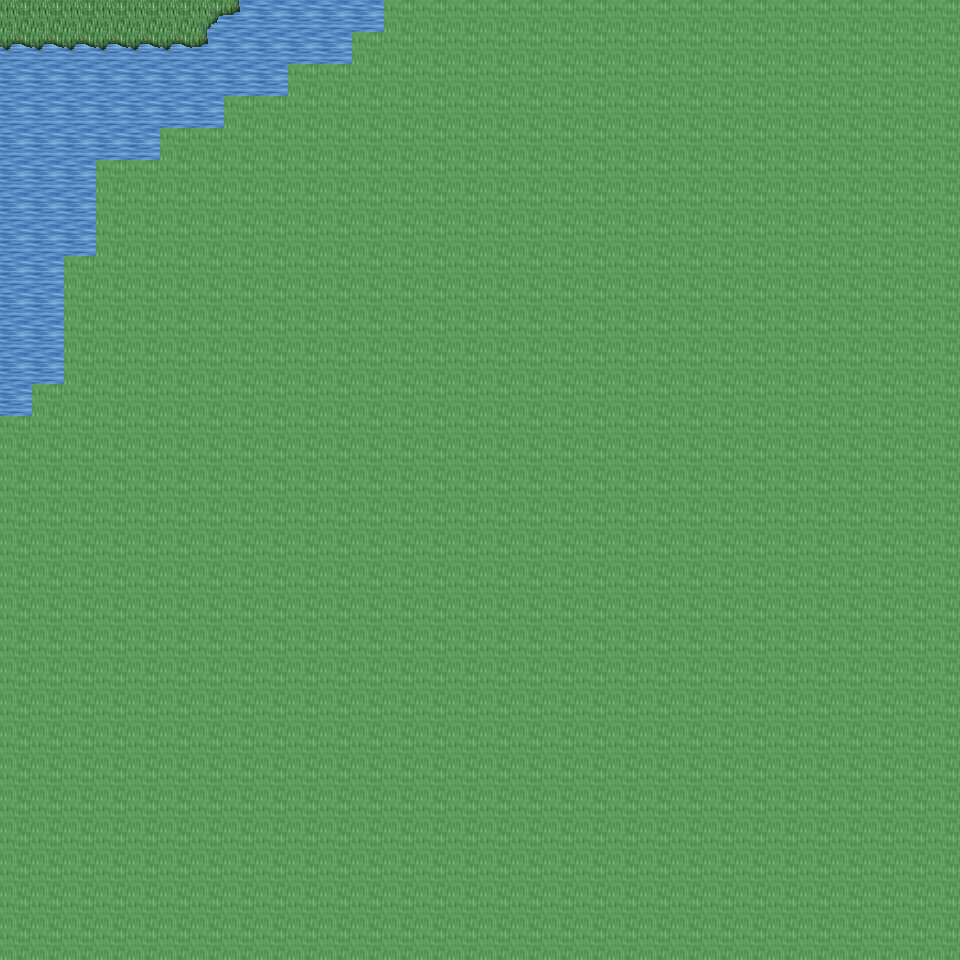

This game map was drawn from its Tiled (.tmx) file and the tilesets committed beside it. A one-line description and the trimmed map source follow:
An orthogonal 30x30 tile map with 32x32 px tiles, 6 tile layers (Ground, Object, Object2, Above, ...), 7 tilesets and 1 object (mapExit).

<map version="1.0" orientation="orthogonal" renderorder="right-down" width="30" height="30" tilewidth="32" tileheight="32" nextobjectid="2">
  <tileset firstgid="1" name="tileset_ground_ground" tilewidth="32" tileheight="32" tilecount="33" columns="3">
    <image source="../drawable/tileset_ground_ground.png" width="96" height="352" />
  </tileset>
  <tileset firstgid="34" name="tileset_ground_grass_edges" tilewidth="32" tileheight="32" tilecount="36" columns="12">
    <image source="../drawable/tileset_ground_grass_edges.png" width="384" height="96" />
  </tileset>
  <tileset firstgid="70" name="tileset_ground_water_pool" tilewidth="32" tileheight="32" tilecount="72" columns="3">
    <image source="../drawable/tileset_ground_water_pool.png" width="96" height="768" />
  </tileset>
  <tileset firstgid="142" name="tileset_ground_grass_corners" tilewidth="32" tileheight="32" tilecount="24" columns="6">
    <image source="../drawable/tileset_ground_grass_corners.png" width="192" height="128" />
  </tileset>
  <tileset firstgid="166" name="tileset_plant_flower_daisy_white" tilewidth="32" tileheight="32" tilecount="8" columns="2">
    <image source="../drawable/tileset_plant_flower_daisy_white.png" width="64" height="128" />
  </tileset>
  <tileset firstgid="174" name="tileset_logic_collision" tilewidth="32" tileheight="32" tilecount="1" columns="1">
    <image source="../drawable/tileset_logic_collision.png" width="32" height="32" />
  </tileset>
  <tileset firstgid="175" name="tileset_ground_water_pool_deep" tilewidth="32" tileheight="32" tilecount="72" columns="3">
    <image source="../drawable/tileset_ground_water_pool_deep.png" width="96" height="768" />
  </tileset>
  <layer name="Ground" width="30" height="30">
    <data>[900 cells, 900 non-empty, 3 distinct tile ids]</data>
  </layer>
  <layer name="Object" width="30" height="30">
    <data>[900 cells, 33 non-empty, 7 distinct tile ids]</data>
  </layer>
  <layer name="Object2" width="30" height="30">
    <data>[900 cells, 0 non-empty, 0 distinct tile ids]</data>
  </layer>
  <layer name="Above" width="30" height="30">
    <data>[900 cells, 0 non-empty, 0 distinct tile ids]</data>
  </layer>
  <layer name="Above2" width="30" height="30">
    <data>[900 cells, 0 non-empty, 0 distinct tile ids]</data>
  </layer>
  <layer name="Walkable" width="30" height="30">
    <data>[900 cells, 838 non-empty, 1 distinct tile ids]</data>
  </layer>
  <objectgroup name="MapEvents">
    <object id="1" name="west" type="mapExit" x="0" y="0" width="32" height="416">
      <properties>
        <property name="map" value="level_0_x204_y93" />
        <property name="x" value="28" />
        <property name="y" value="0" />
      </properties>
    </object>
  </objectgroup>
</map>
